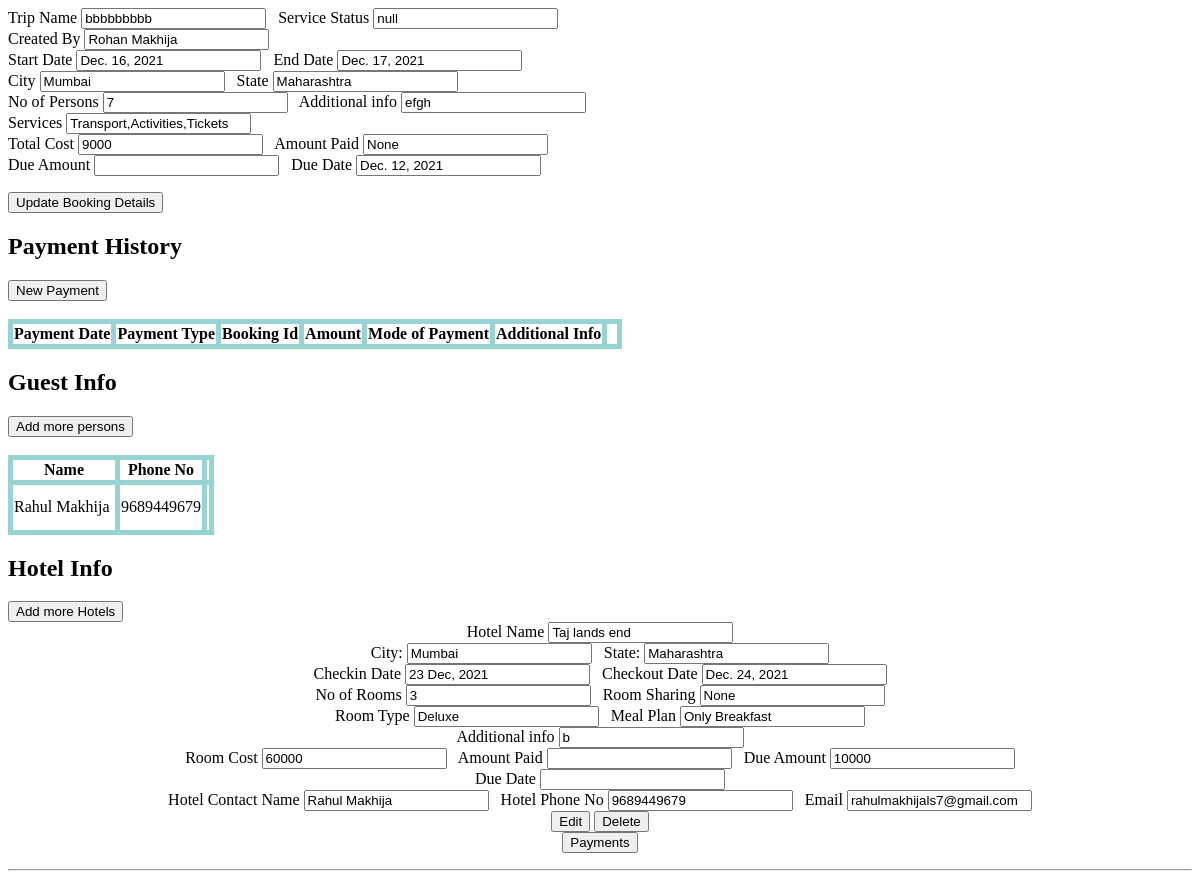
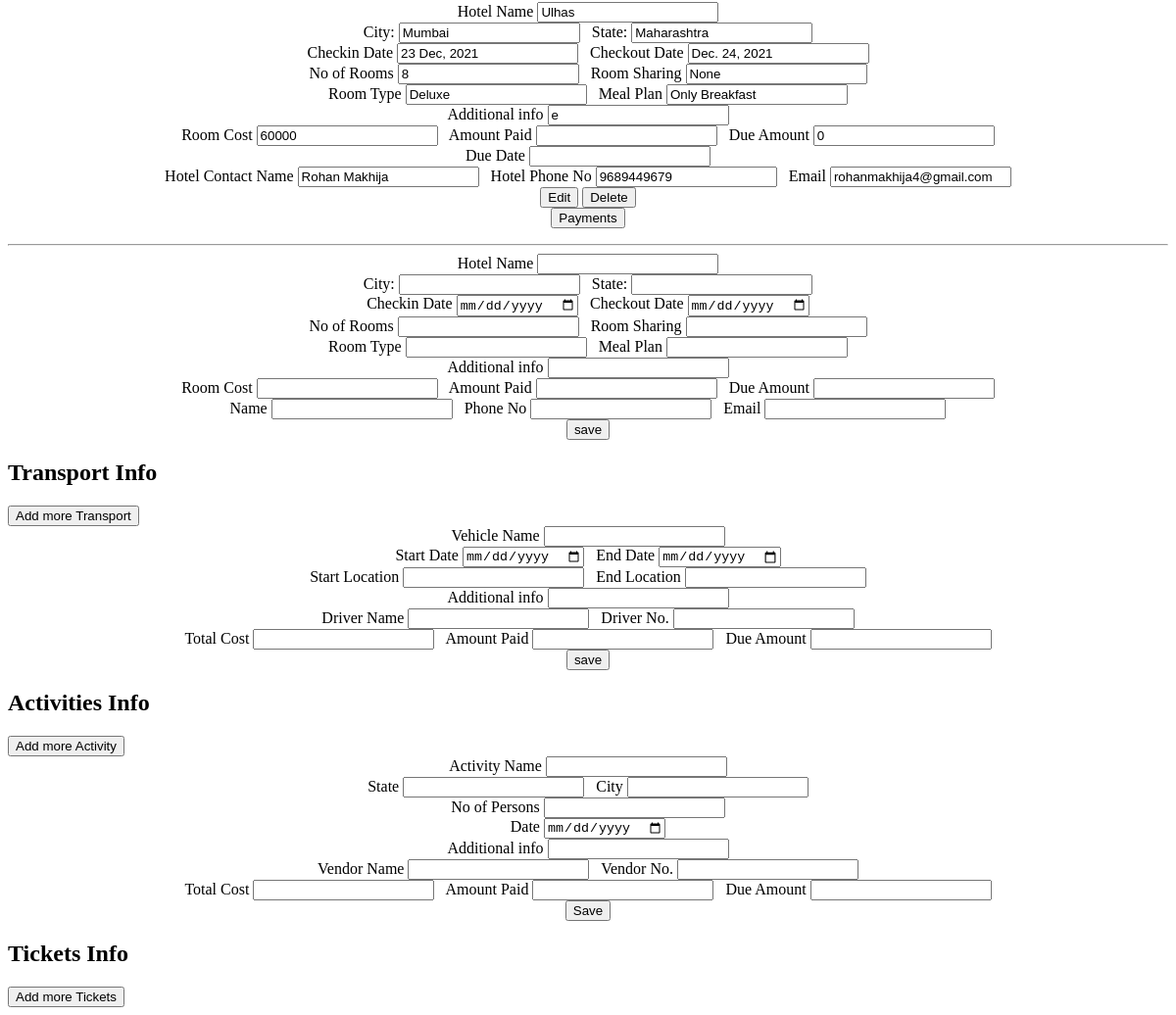
The page /b/b/d/5/ on the database its author committed (2 pictures, top to bottom).
### form/models.py (models this page shows, shortened)
class Bookinginfo(models.Model):
    personal_details = models.ForeignKey(PersonalInfo, on_delete=models.CASCADE, null=True, blank=True)
    Bookingkey = models.CharField(max_length=255, null=True)
    Trip_Name = models.CharField(max_length=255, null=True)
    Start_Date = models.DateField(default=datetime.date.today)
    End_Date = models.DateField(default=datetime.date.today)
    City = models.CharField(max_length=255)
    State = models.CharField(max_length=255)
    Service = models.CharField(max_length=255, null=True)
    Total_Cost = models.PositiveIntegerField(null=True)
    Amount_Paid = models.PositiveIntegerField(null=True)
    Due_amount = models.PositiveIntegerField(null=True)
    BookingDate = models.DateField(default=datetime.date.today)
    Mode_of_payment = models.CharField(max_length=255, null=True)
    Additional_info = models.CharField(max_length=255, null=True)
    Created_by = models.CharField(max_length=255, null=True)
    Due_Date = models.DateField(default=datetime.date.today)
    Service_Status = models.CharField(max_length=255, null=True)
    No_of_People = models.PositiveIntegerField(default=0)

class PersonalInfo(models.Model):
    GENDER = [
            ('Male','Male'),
            ('Female','Female'),
        ]
    Name = models.CharField(max_length=255)
    Email = models.EmailField(null=True)
    PhoneNo = models.CharField(max_length=255)
    DOB = models.DateField(default=datetime.date.today, null=True)
    Gender = models.CharField(max_length=255,choices=GENDER, null=True)
    Occupation = models.CharField(max_length = 255,null=True)
    Address = models.CharField(max_length=255, null=True)
    City = models.CharField(max_length=255,null=True)
    State = models.CharField(max_length = 255,null=True)
    Aadhar_Card_No = models.CharField(max_length=12, null=True)

class Hotelinfo(models.Model):
    Bookingkey = models.ForeignKey(Bookinginfo, on_delete=models.CASCADE)
    Hname = models.CharField(max_length=255)
    Hstate = models.CharField(max_length=255,null=True)
    Hcity = models.CharField(max_length=255,null=True)
    Checkin_Date = models.DateField(default=datetime.date.today,null=True)
    Checktout_Date = models.DateField(default=datetime.date.today,null=True)
    No_of_rooms = models.PositiveIntegerField(null=True)
    Room_Type = models.CharField(max_length=255,null=True)
    Meal_Plan = models.CharField(max_length=255,null=True)
    Room_Sharing_Option = models.CharField(max_length=255,null=True)
    Hotel_Contact_Name = models.CharField(max_length=255,null=True)
    Hotel_Contact_No = models.CharField(max_length=255,null=True)
    Hemail = models.EmailField(null=True)
    Total_Cost = models.PositiveIntegerField(null=True)
    Amount_Paid = models.PositiveIntegerField(null=True)
    Due_Amount = models.PositiveIntegerField(null=True)
    Additional_info = models.CharField(null=True,max_length=255)

### form/views.py (the view, shortened to what this page needs)
# urls.py: path('b/b/d/<int:id>/', views.d, name = 'd'),
@csrf_exempt
def d(request,id):
    id = id
    a = Bookinginfo.objects.get(id=id)
    b = Paymentinfo.objects.filter(Bookingkey=id).all()
    amtpaid = Paymentinfo.objects.filter(Bookingkey=id,Payment_Type='Customer').aggregate(Sum('Amount'))
    pinfo = PersonalInfo.objects.filter(connections__Bookingkey=id,connections__Membertype='NotPrime')
    transport = Transportinfo.objects.filter(Bookingkey=id).all()
    activity = Activitiesinfo.objects.filter(Bookingkey=id).all()
    d = Hotelinfo.objects.filter(Bookingkey=id).all()
    return render(request, 'd.html',{'id':id,'a':a,'b':b,'c':pinfo,'d':d,'transport':transport,'activity':activity,'amtpaid':amtpaid['Amount__sum']})

### form/templates/d.html (shortened to what this page needs)
<form action="" method="" id="id00">
    <label  >Trip Name </label>
    <input id="name" type= 'text' name="Tripname" value="{{a.Trip_Name}}" readonly required>&nbsp;&nbsp;
    <label for="">Service Status</label>
    <input type= 'text' name="Status" id="status" value="{{a.Service_Status}}" required readonly><br>
    <label  >Created By </label>
    <input id="createdby" type= 'text' name="Createdby" value="{{a.Created_by}}" readonly><br>
    <label  >Start Date </label>
    <input id="startdate" type= 'text' name="Startdate" value="{{a.Start_Date}}" readonly>&nbsp;&nbsp;
    <label  >End Date </label>
    <input id="enddate" type= 'text' name="Enddate" value="{{a.End_Date}}" readonly><br>
    <label  >City </label>
    <input id="tcity" type= 'text' name="Tripcity" value="{{a.City}}" required readonly>&nbsp;&nbsp;
    <label  >State </label>
    <input id="tstate" type= 'text' name="Tripstate" value="{{a.State}}" required readonly><br>
    <label  >No of Persons </label>
    <input id="noofpersons" type= 'text' name="Noofpersons" value="{{a.No_of_People}}" required readonly>&nbsp;&nbsp;
    <label  >Additional info </label>
    <input id="additionalinfo" type= 'text' name="Additionalinfo" value="{{a.Additional_info}}" required readonly><br>
    <label  >Services </label>
    <input id="services" type= 'text' name="Services" value="{{a.Service}}" required readonly><br>
    <label  >Total Cost </label>
    <input id="totalcost" type= 'text' name="Totalcost" value="{{a.Total_Cost}}" required readonly>&nbsp;&nbsp;
    <label  >Amount Paid </label>
    <input id="amountpaid" type= 'text' name="Amountpaid" value="{{amtpaid}}" required readonly><br>
    <label  >Due Amount </label>
    <input id="dueamount" type="number" name="amountpaid" value="{{a.Due_amount}}" >&nbsp;&nbsp;
    <label  >Due Date </label>
    <input id="duedate" type= 'text' name="Duedate" value="{{a.Due_Date}}" required readonly><br>
</form>
<button onclick="document.getElementById('id01').style.display='block'" style="width:auto;">Update Booking
    Details</button>
<h2>Payment History</h2> <a href="payments" target="_blank"><button>New Payment</button><br></a>
<table id="results" class="table table-sm">
    <thead>
        <tr>
            <th>Payment Date</th> &nbsp;&nbsp;
            <th>Payment Type</th> &nbsp;
            <th>Booking Id </th> &nbsp;
            <th>Amount</th> &nbsp;
            <th>Mode of Payment</th> &nbsp;
            <th>Additional Info</th> &nbsp;
            <th>&nbsp;&nbsp;</th> &nbsp;
        </tr>
    </thead>
</table>
<h2>Guest Info</h2> <a href="addguests" target="_blank"><button>Add more persons</button></a><br>
<table id="results" class="table table-sm">
    <thead>
        <tr>
            <th>Name</th> &nbsp;&nbsp;
            <th>Phone No</th> &nbsp;
        </tr>
    </thead>
    <tbody>
        {% for entry in c %}
        <tr>
            <td style="height: 50px;px;width:100px">{{entry.Name}}</td>
            <td>{{entry.PhoneNo}}</td>
            <td></td>
        </tr>
        {% endfor %}
    </tbody>
</table>
<h2>Hotel Info</h2> <a href="addhotels" target="_blank"><button>Add more Hotels</button></a><br>
<div id="ajax">
    {% for entry in d %}
    <div id="a">
        <form action="" id="" class="" style="text-align: center;">
            <label  >Hotel Name </label>
            <input id="hotelnam" type= 'text' name="Hotelname" value="{{entry.Hname}}" required><br>
            <label  >City: </label>
            <input id="hcity" type= 'text' name="Hotelcity" value="{{entry.Hcity}}" required>&nbsp;&nbsp;
            <label  >State: </label>
            <input id="hstate" type= 'text' name="Hotelstate" value="{{entry.Hstate}}" required><br>
            <label  >Checkin Date </label>
            <input id="city" type= 'text' name="Checkindate" value="{{entry.Checkin_Date|date:'d M, Y' }}"required>&nbsp;&nbsp;
            <label  >Checkout Date </label>
            <input id="state" type= 'text' name="Checkoutdate" value="{{entry.Checktout_Date}}" required><br>
            <label  >No of Rooms </label>
            <input id="rooms" type="number" name="Rooms" value="{{entry.No_of_rooms}}">&nbsp;&nbsp;
            <label  >Room Sharing </label>
            <input type= 'text' id="roomsharing" name="Roomsharing" value="{{entry.Room_Sharing_Option}}"><br>
            <label  >Room Type </label>
            <input type= 'text' id="roomtype" type= 'text' name="Roomtype" value="{{entry.Room_Type}}">&nbsp;&nbsp;
            <label  >Meal Plan </label>
            <input id="tnoofpersons" type= 'text' name="Mealplan" value="{{entry.Meal_Plan}}" required><br>
            <label  >Additional info </label>
            <input id="tadditionalinfo" type= 'text' name="Additionalinfo" value="{{entry.Additional_info}}" required><br>
            <label  >Room Cost </label>
            <input id="ttotalcost" type= 'text' name="Roomcost" value="{{entry.Total_Cost}}" required>&nbsp;&nbsp;
            <label  >Amount Paid </label>
            <input id="amountpaid" type= 'number' name="Amountpaid" value="{{entry.Paymentinfo.amt_paid}}" required readonly>&nbsp;&nbsp;
            <label  >Due Amount </label>
            <input id="duedate" type= 'text' name="Duedate" value="{{entry.Due_Amount}}" required readonly><br>
            <label  >Due Date </label>
            <input id="duedate" type= 'text' name="Duedate" value="{{entry.Due_Date}}" required readonly><br>
            <label  >Hotel Contact Name </label>
            <input id="tamountpaid" type= 'text' name="Name" value="{{entry.Hotel_Contact_Name}}" required>&nbsp;&nbsp;
            <label  >Hotel Phone No </label>
            <input id="tduedate" type="number" name="Number" value="{{entry.Hotel_Contact_No}}" required>&nbsp;&nbsp;
            <label  >Email </label>
            <input id="tduedate" type="email" name="Email" value="{{entry.Hemail}}" required><br>
            <input type="button" value="Edit" class="btn-edit" id="btn-edit-{{entry.id}}" data-hid="{{entry.id}}">
            <input type="button" value="Delete" id="dbtn" class="btn-del" data-hid="{{entry.id}}"><br>
              <a href="{{entry.id}}/hpayments" target="_blank"><button type="button">Payments</button></a>
        </form>
    </div><hr>
    {% endfor %}
</div>
<form action="" method="POST" id="hform" class="" style="text-align: center;">
    <label  >Hotel Name </label>
    <input id="hotelname" type= 'text' name="Hotelname" required><br>
    <label  >City: </label>
    <input id="hocity" type= 'text' name="Hotelcity" required>&nbsp;&nbsp;
    <label  >State: </label>
    <input id="hostate" type= 'text' name="Hotelstate" required><br>
    <label  >Checkin Date </label>
    <input id="cindate" type="date" name="Checkindate" required>&nbsp;&nbsp;
    <label  >Checkout Date </label>
    <input id="coutdate" type="date" name="Checkoutdate" required><br>
    <label  >No of Rooms </label>
    <input id="horooms" type="number" name="Rooms" ">&nbsp;&nbsp;
    <label for=" your_name">Room Sharing </label>
    <input type= 'text' id="horoomsharing" name="Roomsharing"><br>
    <label  >Room Type </label>
    <input type= 'text' id="horoomtype" type= 'text' name="Roomtype">&nbsp;&nbsp;
    <label  >Meal Plan </label>
    <input id="mealplan" type= 'text' name="Mealplan" required><br>
    <label  >Additional info </label>
    <input id="hadditionalinfo" type= 'text' name="Additionalinfo" required><br>
    <label  >Room Cost </label>
    <input id="htotalcost" type="number" name="Roomcost" oninput="calculate()" required>&nbsp;&nbsp;
    <label  >Amount Paid </label>
    <input id="hamountpaid" type="number" name="Amountpaid" oninput="calculate()" required >&nbsp;&nbsp;
    <label  >Due Amount </label>
    <input id="hdueamount" type="number" name="Dueamount" required ><br>
    <label  >Name </label>
    <input id="hname" type= 'text' name="Name" required>&nbsp;&nbsp;
    <label  >Phone No </label>
    <input id="hphoneno" type="number" name="Number" required>&nbsp;&nbsp;
    <label  >Email </label>
    <input id="hemail" type="email" name="Email" required><br>
    <input type="button" value="save" name="" id="btn">
</form>
<h2>Transport Info</h2> <a href="addtransport" target="_blank"><button>Add more Transport</button></a>
<form action="" method="POST" id="paymentform" class="payment-form" style="text-align: center;"  >
    <label for="your_name" >Vehicle Name </label>
    <input id="vname" type="text" name="Vehiclename"    required><br>
    <label for="your_name">Start Date </label>
    <input id="Startdate" type="date" name="Startdate"  required>&nbsp;&nbsp;
    <label for="your_name">End Date </label>
    <input id="Enddate" type="date" name="Enddate" required><br>
    <label for="your_name">Start Location </label>
    <input id="slocation" type="text" name="Slocation"  required>&nbsp;&nbsp;
    <label for="your_name">End Location </label>
    <input id="elocation" type="text" name="Elocation" required><br>
    <label for="your_name">Additional info </label>
    <input id="vadditionalinfo" type="text" name="Additionalinfo" required><br>
    <label for="your_name" >Driver Name </label>
	<input id="dname" type="text" name="Dname" ">&nbsp;&nbsp;
    <label for="your_name">Driver No. </label>
    <input type="number"   id="dno" name="dno" ><br>
    <label for="your_name">Total Cost </label>
    <input type="number"   id="totalcost" name="totalcost" >&nbsp;&nbsp;
    <label for="your_name">Amount Paid </label>
    <input type="number"   id="amountpaid" name="amountpaid" >&nbsp;&nbsp;
    <label for="your_name">Due Amount </label>
    <input type="number"   id="dueamount" name="dueamount" ><br>
    <input type="button" name="" value="save" id="tbtn">
</form>
<h2>Activities Info</h2> <a href="addactivities" target="_blank"><button>Add more Activity</button></a>
<form action="" method="POST" id="ainfo" class="a-info" style="text-align: center;"  >
    <label for="your_name" >Activity Name </label>
    <input id="aname" type="text" name="Activityname"    required><br>
    <label for="your_name">State </label>
    <input id="astate" type="text" name="State"  required>&nbsp;&nbsp;
    <label for="your_name">City </label>
    <input id="accity" type="text" name="City" required><br>
    <label for="your_name">No of Persons </label>
    <input id="anoofpersons" type="text" name="Noofperson"  required><br>
    <label for="your_name">Date </label>
    <input id="acdate" type="date" name="Date" required><br>
    <label for="your_name">Additional info </label>
    <input id="aadditionalinfo" type="text" name="Additionalinfo" required><br>
    <label for="your_name" >Vendor Name </label>
	<input id="avname" type="text" name="Vname" ">&nbsp;&nbsp;
    <label for="your_name">Vendor No. </label>
    <input type="number"   id="vno" name="Vno" ><br>
    <label for="your_name">Total Cost </label>
    <input type="number"   id="atotalcost" name="Vno" >&nbsp;&nbsp;
    <label for="your_name">Amount Paid </label>
    <input type="number"   id="aamountpaid" name="Vno" >&nbsp;&nbsp;
    <label for="your_name">Due Amount </label>
    <input type="number"   id="adueamount" name="Vno" ><br>
    <input type="button" value="Save" name="" id="abtn">
</form>
<h2>Tickets Info</h2> <button>Add more Tickets</button>

### form/templates/d.html (style rules this page uses)
table, th, td { border: 5px solid #96D4D4; border-collapse: collapse; }

### rows shown on the page
Bookinginfo: Tripname "bbbbbbbbb", Status "null", Createdby "Rohan Makhija", Startdate "Dec. 16, 2021", Enddate "Dec. 17, 2021", Tripcity "Mumbai", Tripstate "Maharashtra", Noofpersons "7", Additionalinfo "efgh", Services "Transport,Activities,Tickets", Totalcost "9000", Duedate "Dec. 12, 2021"
PersonalInfo: Name "Rahul Makhija", PhoneNo "9689449679"
Hotelinfo: Hotelname "Taj lands end", Hotelcity "Mumbai", Hotelstate "Maharashtra", Checkindate "23 Dec, 2021", Checkoutdate "Dec. 24, 2021", Rooms "3", Roomsharing "None", Roomtype "Deluxe", Mealplan "Only Breakfast", Additionalinfo "b", Roomcost "60000", Duedate "10000", Name "Rahul Makhija", Number "9689449679", Email "rahulmakhijals7@gmail.com"
Hotelinfo: Hotelname "Ulhas", Hotelcity "Mumbai", Hotelstate "Maharashtra", Checkindate "23 Dec, 2021", Checkoutdate "Dec. 24, 2021", Rooms "8", Roomsharing "None", Roomtype "Deluxe", Mealplan "Only Breakfast", Additionalinfo "e", Roomcost "60000", Duedate "0", Name "Rohan Makhija", Number "9689449679", Email "rohanmakhija4@gmail.com"
